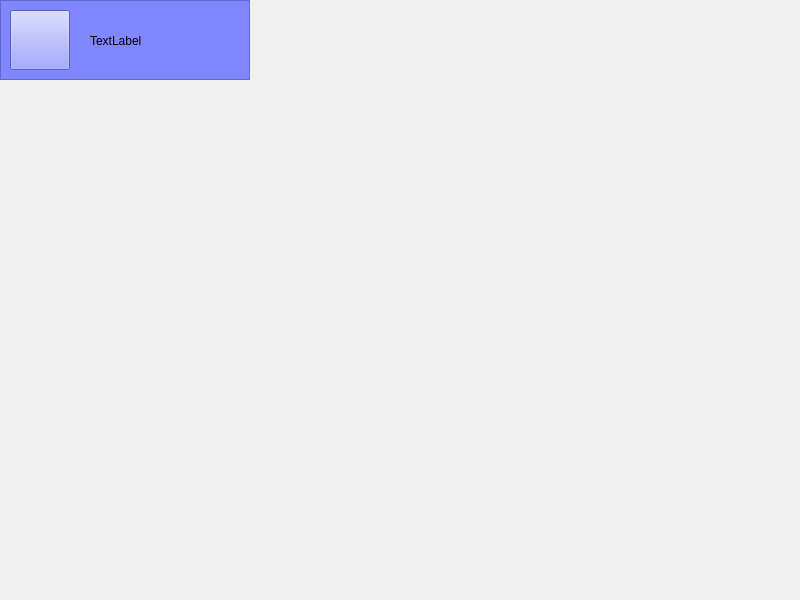
<?xml version="1.0" encoding="UTF-8"?>
<ui version="4.0">
 <class>MainWindow</class>
 <widget class="QMainWindow" name="MainWindow">
  <property name="geometry">
   <rect>
    <x>0</x>
    <y>0</y>
    <width>800</width>
    <height>600</height>
   </rect>
  </property>
  <property name="windowTitle">
   <string>MainWindow</string>
  </property>
  <widget class="QWidget" name="centralwidget">
   <widget class="QFrame" name="frame_Friend">
    <property name="geometry">
     <rect>
      <x>0</x>
      <y>0</y>
      <width>250</width>
      <height>80</height>
     </rect>
    </property>
    <property name="styleSheet">
     <string notr="true">background-color: rgb(128, 134, 255);</string>
    </property>
    <property name="frameShape">
     <enum>QFrame::StyledPanel</enum>
    </property>
    <property name="frameShadow">
     <enum>QFrame::Raised</enum>
    </property>
    <widget class="QPushButton" name="pushButton_Friend">
     <property name="geometry">
      <rect>
       <x>10</x>
       <y>10</y>
       <width>60</width>
       <height>60</height>
      </rect>
     </property>
     <property name="text">
      <string/>
     </property>
     <property name="icon">
      <iconset resource="resgame_system.qrc">
       <normaloff>:/icon/u=772358879,2131786806&amp;fm=253&amp;fmt=auto&amp;app=138&amp;f=JPEG.webp</normaloff>:/icon/u=772358879,2131786806&amp;fm=253&amp;fmt=auto&amp;app=138&amp;f=JPEG.webp</iconset>
     </property>
     <property name="iconSize">
      <size>
       <width>60</width>
       <height>60</height>
      </size>
     </property>
    </widget>
    <widget class="QLabel" name="label_FriendName">
     <property name="geometry">
      <rect>
       <x>90</x>
       <y>30</y>
       <width>141</width>
       <height>21</height>
      </rect>
     </property>
     <property name="text">
      <string>TextLabel</string>
     </property>
    </widget>
   </widget>
  </widget>
 </widget>
 <resources>
  <include location="resgame_system.qrc"/>
 </resources>
 <connections/>
</ui>
